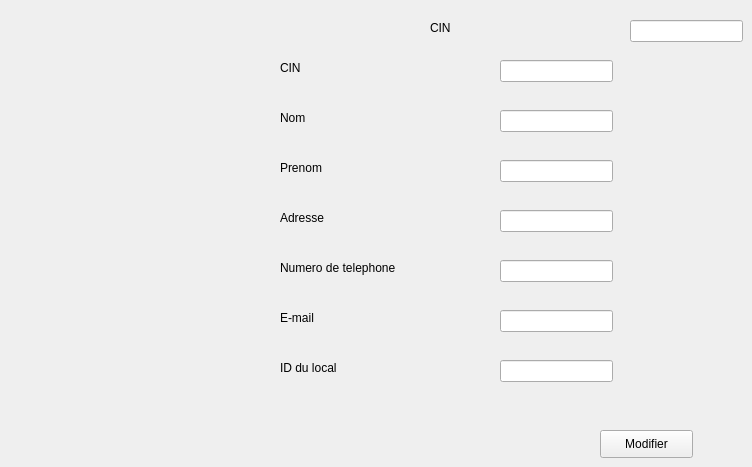
      <widget class="QWidget" name="modifier_locataire">
       <attribute name="title">
        <string>Modifier</string>
       </attribute>
       <widget class="QLineEdit" name="linemNom">
        <property name="geometry">
         <rect>
          <x>500</x>
          <y>110</y>
          <width>113</width>
          <height>22</height>
         </rect>
        </property>
       </widget>
       <widget class="QLabel" name="label_6">
        <property name="geometry">
         <rect>
          <x>280</x>
          <y>310</y>
          <width>131</width>
          <height>16</height>
         </rect>
        </property>
        <property name="text">
         <string>E-mail</string>
        </property>
       </widget>
       <widget class="QLineEdit" name="linemNumTel">
        <property name="geometry">
         <rect>
          <x>500</x>
          <y>260</y>
          <width>113</width>
          <height>22</height>
         </rect>
        </property>
       </widget>
       <widget class="QLineEdit" name="linemID_local">
        <property name="geometry">
         <rect>
          <x>500</x>
          <y>360</y>
          <width>113</width>
          <height>22</height>
         </rect>
        </property>
       </widget>
       <widget class="QLineEdit" name="linemPrenom">
        <property name="geometry">
         <rect>
          <x>500</x>
          <y>160</y>
          <width>113</width>
          <height>22</height>
         </rect>
        </property>
       </widget>
       <widget class="QLineEdit" name="linemAdresse">
        <property name="geometry">
         <rect>
          <x>500</x>
          <y>210</y>
          <width>113</width>
          <height>22</height>
         </rect>
        </property>
       </widget>
       <widget class="QLabel" name="label_3">
        <property name="geometry">
         <rect>
          <x>280</x>
          <y>110</y>
          <width>55</width>
          <height>16</height>
         </rect>
        </property>
        <property name="text">
         <string>Nom</string>
        </property>
       </widget>
       <widget class="QLineEdit" name="linemEmail">
        <property name="geometry">
         <rect>
          <x>500</x>
          <y>310</y>
          <width>113</width>
          <height>22</height>
         </rect>
        </property>
       </widget>
       <widget class="QLabel" name="label_4">
        <property name="geometry">
         <rect>
          <x>280</x>
          <y>160</y>
          <width>121</width>
          <height>16</height>
         </rect>
        </property>
        <property name="text">
         <string>Prenom</string>
        </property>
       </widget>
       <widget class="QLabel" name="label_5">
        <property name="geometry">
         <rect>
          <x>280</x>
          <y>210</y>
          <width>121</width>
          <height>16</height>
         </rect>
        </property>
        <property name="text">
         <string>Adresse</string>
        </property>
       </widget>
       <widget class="QLabel" name="label_7">
        <property name="geometry">
         <rect>
          <x>280</x>
          <y>360</y>
          <width>101</width>
          <height>16</height>
         </rect>
        </property>
        <property name="text">
         <string>ID du local</string>
        </property>
       </widget>
       <widget class="QLabel" name="label_8">
        <property name="geometry">
         <rect>
          <x>280</x>
          <y>260</y>
          <width>141</width>
          <height>16</height>
         </rect>
        </property>
        <property name="text">
         <string>Numero de telephone</string>
        </property>
       </widget>
       <widget class="QLabel" name="label_9">
        <property name="geometry">
         <rect>
          <x>280</x>
          <y>60</y>
          <width>55</width>
          <height>16</height>
         </rect>
        </property>
        <property name="text">
         <string>CIN </string>
        </property>
       </widget>
       <widget class="QLineEdit" name="linemCIN">
        <property name="geometry">
         <rect>
          <x>500</x>
          <y>60</y>
          <width>113</width>
          <height>22</height>
         </rect>
        </property>
       </widget>
       <widget class="QPushButton" name="modif_locataire">
        <property name="geometry">
         <rect>
          <x>600</x>
          <y>430</y>
          <width>93</width>
          <height>28</height>
         </rect>
        </property>
        <property name="text">
         <string>Modifier</string>
        </property>
       </widget>
       <widget class="QLabel" name="CINN">
        <property name="geometry">
         <rect>
          <x>430</x>
          <y>20</y>
          <width>55</width>
          <height>16</height>
         </rect>
        </property>
        <property name="text">
         <string>CIN </string>
        </property>
       </widget>
       <widget class="QLineEdit" name="linemCINN">
        <property name="geometry">
         <rect>
          <x>630</x>
          <y>20</y>
          <width>113</width>
          <height>22</height>
         </rect>
        </property>
       </widget>
      </widget>
